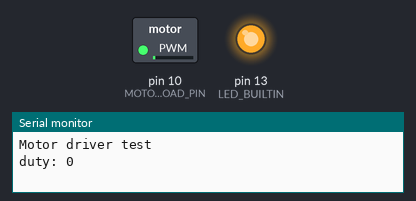
Simulated run of this sketch. Board: Arduino Uno, built with avr-gcc and run on an emulated ATmega328P. Shown: switched loads named in the sketch (green lamp = pin HIGH), output pins drawn as LEDs (lit = HIGH), the last lines printed to the serial monitor.

Above: at 0.05 s.
At 2.85 s:
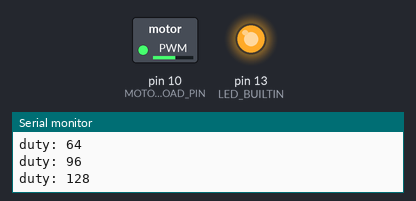
At 5.65 s:
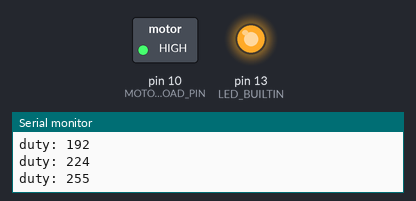
At 11.25 s:
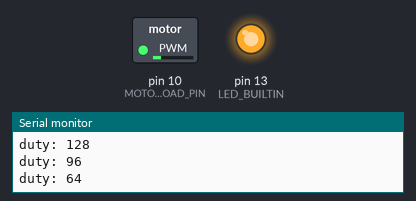
Timing chart, 0 to 18.5 s (numbered marks = the images above):
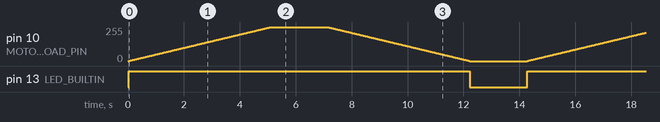

The sketch:

motor-driver-test.ino
```cpp
/**
 *  Motor driver bench test (Adafruit DRV8833, mini rig wiring)
 *  AIN1 -> D10, SLP -> +5V, GND -> GND, AIN2 -> GND, motor on AOUT1/AOUT2,
 *  9V on the snap.
 *
 *  Ramps the motor up, holds at full power, ramps down, then rests, forever.
 *  The built-in LED is on while the motor is being driven.
 **/

#define MOTOR_LOAD_PIN 10

const int ramp_step_delay = 20;  // ms per PWM step: ~5s each way
const int hold_time = 2000;      // ms at full power
const int rest_time = 2000;      // ms off between cycles

void setup() {
  Serial.begin(9600);
  pinMode(MOTOR_LOAD_PIN, OUTPUT);
  pinMode(LED_BUILTIN, OUTPUT);
  analogWrite(MOTOR_LOAD_PIN, 0);
  Serial.println("Motor driver test");
}

void set_duty(int duty) {
  analogWrite(MOTOR_LOAD_PIN, duty);
  digitalWrite(LED_BUILTIN, duty > 0 ? HIGH : LOW);
  if (duty % 32 == 0 || duty == 255) {
    Serial.print("duty: ");
    Serial.println(duty);
  }
}

void loop() {
  for (int duty = 0; duty <= 255; duty++) {
    set_duty(duty);
    delay(ramp_step_delay);
  }
  delay(hold_time);
  for (int duty = 255; duty >= 0; duty--) {
    set_duty(duty);
    delay(ramp_step_delay);
  }
  delay(rest_time);
}
```

Measured:
- by itself, pin 13 (LED_BUILTIN): alternates HIGH for 12.2 s and LOW for 2.0 s
